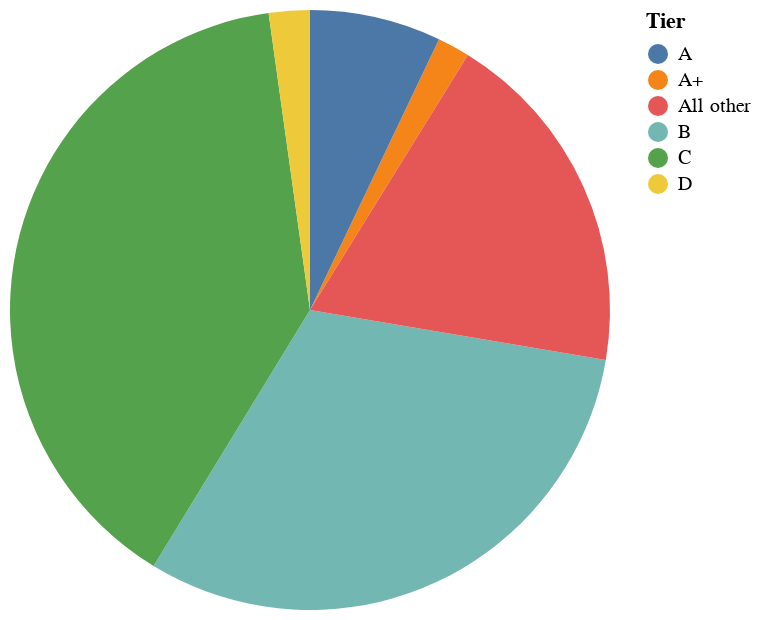

Notebook source saved alongside this figure:
### Markdown cell above
#### Pie chart

Considering that percentages depict a fraction of a whole, the next proposal is to employ a pie chart. 
Here is the default Altair graph version:

### Code cell
# Default pie chart

alt.Chart(table_charts).mark_arc().encode(
    theta = "% Accounts",
    color = alt.Color('Tier')
)

### Figure 1 — Vega-Lite specification as saved in the notebook (floating-point values rounded to 4 significant figures)
{"config": {"view": {"continuousWidth": 300, "continuousHeight": 300}}, "data": {"name": "data-35f9124c4b8dd7e8e6a83d69924ed8ee"}, "mark": {"type": "arc"}, "encoding": {"color": {"field": "Tier", "type": "nominal"}, "theta": {"field": "% Accounts", "type": "quantitative"}}, "$schema": "https://vega.github.io/schema/vega-lite/v5.15.1.json", "datasets": {"data-35f9124c4b8dd7e8e6a83d69924ed8ee": [{"Tier": "A+", "# of Accounts": 19.0, "% Accounts": 1.746, "Revenue ($M)": 3.927, "% Revenue": 21.0}, {"Tier": "A", "# of Accounts": 77.0, "% Accounts": 7.077, "Revenue ($M)": 4.675, "% Revenue": 25.0}, {"Tier": "B", "# of Accounts": 338.0, "% Accounts": 31.07, "Revenue ($M)": 5.984, "% Revenue": 32.0}, {"Tier": "C", "# of Accounts": 425.0, "% Accounts": 39.06, "Revenue ($M)": 2.805, "% Revenue": 15.0}, {"Tier": "D", "# of Accounts": 24.0, "% Accounts": 2.206, "Revenue ($M)": 0.374, "% Revenue": 2.0}, {"Tier": "All other", "# of Accounts": 205.0, "% Accounts": 18.84, "Revenue ($M)": 0.935, "% Revenue": 5.0}]}}
